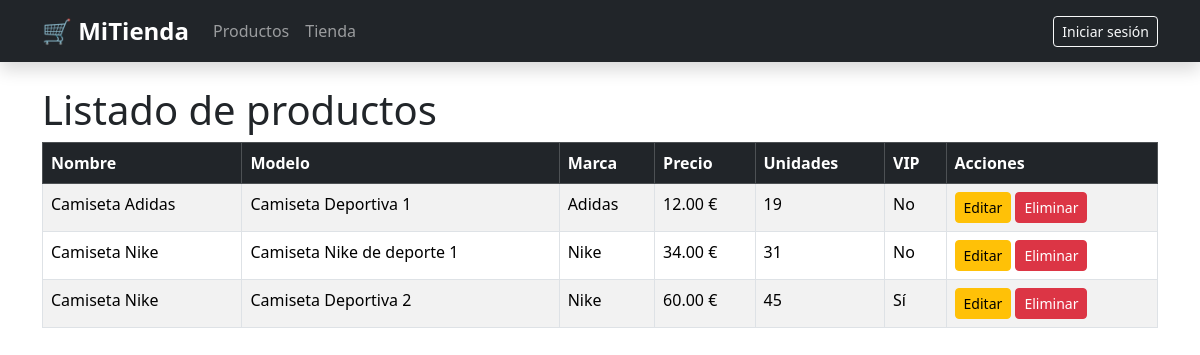
/tienda/listadoProductos/, run on an earlier commit of the app's database.
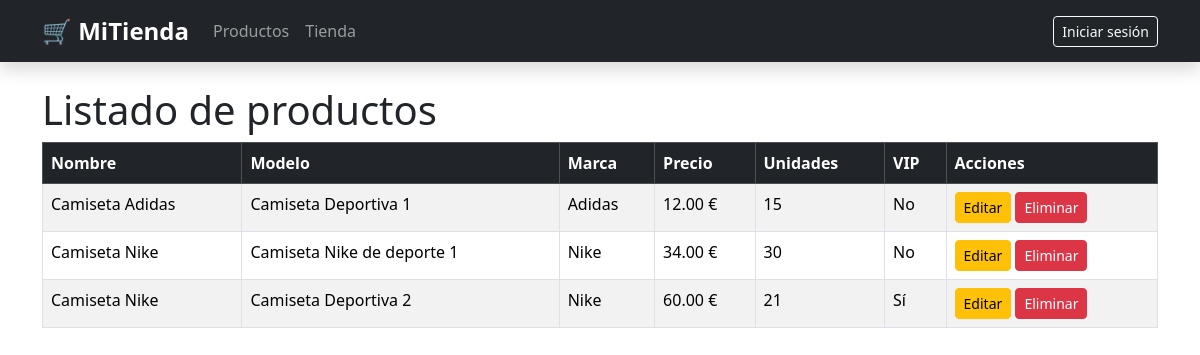
And on a later commit of the database.
### tienda/models.py (models this page shows, shortened)
class Producto(models.Model):
    nombre = models.CharField(max_length=100, blank = False, null=True )
    modelo = models.CharField(max_length=100, blank = False, null=True )
    unidades = models.IntegerField( blank = False)
    precio = models.DecimalField(max_digits=10, decimal_places=2, default=0.00)
    vip = models.BooleanField(default= False)
    marca = models.ForeignKey("Marca",on_delete=models.CASCADE)

class Marca(models.Model):
    nombre = models.CharField(max_length=100, blank = False, null=True )

### tienda/views.py (the view)
# urls.py: path("listadoProductos/",views.ListadoProductos.as_view(), name = 'listadoProductos'),
class ListadoProductos(ListView):
    model = Producto
    template_name = 'tienda/listadoProductos.html'
    context_object_name = 'productos'

### tienda/templates/tienda/listadoProductos.html (shortened to what this page needs)
{% extends 'tienda/base.html' %}
{% block content %}
<h1>Listado de productos</h1>
<table class="table table-bordered table-striped">
    <thead class="table-dark">
        <tr>
            <th>Nombre</th>
            <th>Modelo</th>
            <th>Marca</th>
            <th>Precio</th>
            <th>Unidades</th>
            <th>VIP</th>
            <th>Acciones</th>
        </tr>
    </thead>
    <tbody>
        {% for producto in productos %}
        <tr>
            <td>{{ producto.nombre }}</td>
            <td>{{ producto.modelo }}</td>
            <td>{{ producto.marca.nombre }}</td>
            <td>{{ producto.precio }} €</td>
            <td>{{ producto.unidades }}</td>
            <td>{% if producto.vip %}Sí{% else %}No{% endif %}</td>
            <td>
                <a class="btn btn-sm btn-warning" href="{% url 'producto_editar' producto.id %}">Editar</a>
                <a class="btn btn-sm btn-danger" href="{% url 'producto_eliminar' producto.id %}">Eliminar</a>
            </td>
        </tr>
        {% endfor %}
    </tbody>
</table>
{% endblock %}

What changed in the data, as far as the page shows it:
changed Producto "Camiseta Adidas": unidades "19" → "15"
changed Producto "Camiseta Nike de deporte 1": unidades "31" → "30"
changed Producto "Camiseta Deportiva 2": unidades "45" → "21"
